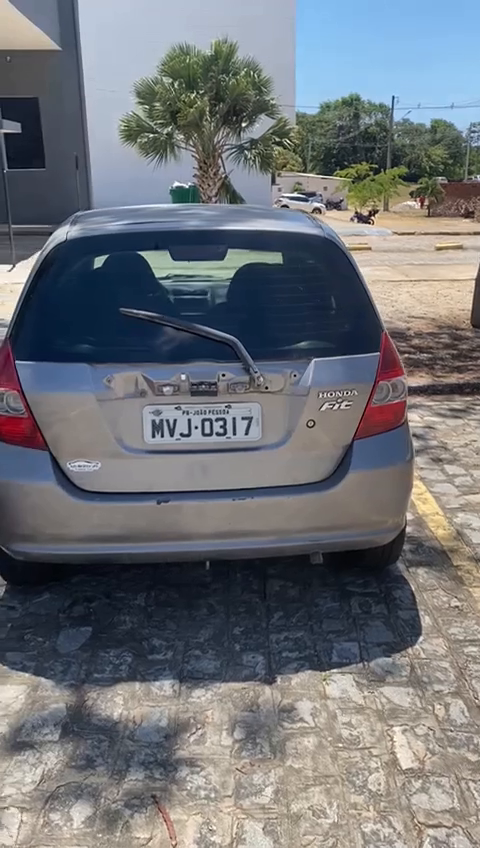
#> input picture frame 5 of organic-data/video_teste_1_compare.mp4, 480 x 848 px, given in place of video_teste_2.mp4, which was not available
$ jupyter execute igo_square_detect.ipynb
#> lines starting #> are read from the running program, lines starting #| are printed output that depends on the picture; after the words box and inside, x2 and y2 are one past the last pixel; in counts of white or black regions, pixels touching at a corner belong together; pictures that were not available may be replaced by others from this repository, and a replacement may not be noted
#> in processar_video, frame is the input picture: shape (848, 480, 3); mean B, G, R 119.8, 114.6, 111.5
[cell 1]
import cv2
import numpy as np
import easyocr

# Função para encontrar o contorno da placa
def encontrar_contorno_placa(img):
    # Converter a imagem para escala de cinza
    gray = cv2.cvtColor(img, cv2.COLOR_BGR2GRAY)
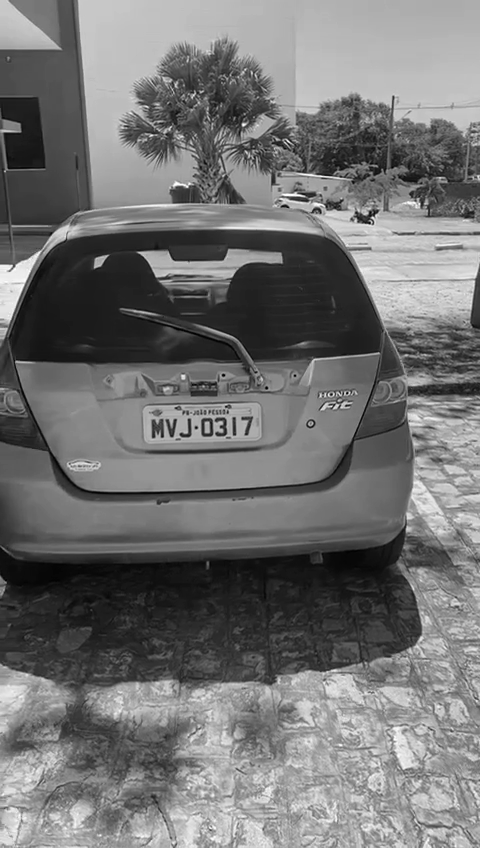
#> gray: shape (848, 480); min 0, max 255, mean 114.3

    # Aplicar um filtro para suavizar a imagem e reduzir ruídos
    blurred = cv2.GaussianBlur(gray, (5, 5), 0)

    # Detectar bordas usando o algoritmo de Canny
    edges = cv2.Canny(blurred, 50, 150)
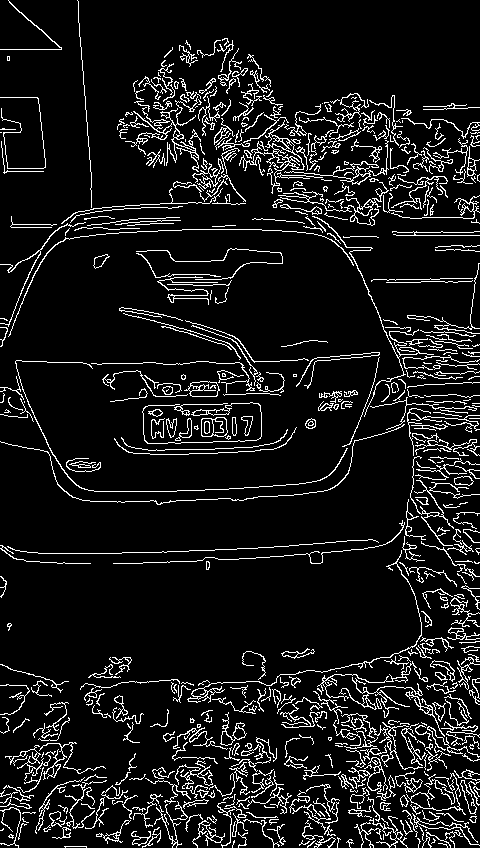
#> edges: shape (848, 480); 9.4% white in thin lines or dots

    # Encontrar contornos na imagem
    contours, _ = cv2.findContours(edges, cv2.RETR_TREE, cv2.CHAIN_APPROX_SIMPLE)
#> contours = 814 contours, 580 with area under 20; largest, box (x1, y1, x2, y2) and area: (239, 120, 323, 194) 696, (201, 417, 228, 437) 448, (184, 381, 220, 397) 396, (190, 381, 219, 397) 318, (125, 96, 199, 172) 289

    # Inicializar variáveis para armazenar o maior retângulo encontrado
    placa_contorno = None
    max_area = 0

    # Iterar sobre todos os contornos encontrados
    for contour in contours:
        # Aproximar o contorno para verificar se é um retângulo
        epsilon = 0.02 * cv2.arcLength(contour, True)
        approx = cv2.approxPolyDP(contour, epsilon, True)

        # Verificar se o contorno tem 4 vértices (é um retângulo)
        if len(approx) == 4:
            # Calcular a área do contorno
            area = cv2.contourArea(approx)

            # Considerar o contorno como a placa se for o maior retângulo encontrado
            if area > max_area:
                max_area = area
                placa_contorno = approx
#> this loop made 814 passes
#> (epsilon, area, max_area, placa_contorno) on passes 116, 351: (6.34, 60, 60, [[84, 777], [48, 793], [36, 833], [51, 792]]), (19.08, 75.5, 75.5, [[401, 550], [413, 646], [188, 701], [414, 646]])
#> (epsilon, area) on passes 566, 654: (3.89, 57), (2.92, 36)
#> after the loop, max_area = 75.5

    # Se um contorno da placa for encontrado
    if placa_contorno is not None:
        # Desenhar o contorno na imagem original para visualização
        cv2.drawContours(img, [placa_contorno], -1, (0, 255, 0), 3)
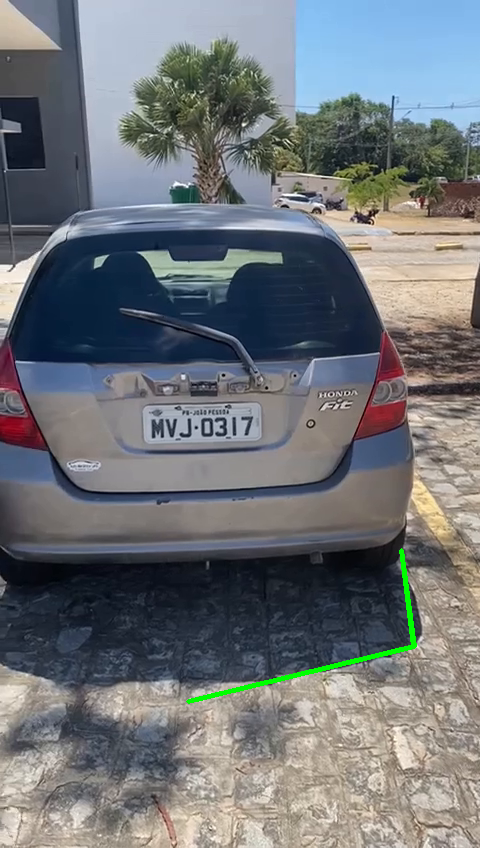
#> img: shape (848, 480, 3); 0.41% of pixels changed, all inside (x1, y1, x2, y2) = (186, 548, 417, 704)

        # Extrair os pontos do contorno
        pts = placa_contorno.reshape(4, 2)
#> pts = [[401, 550], [413, 646], [188, 701], [414, 646]]

        # Ordenar os pontos para obter o retângulo corretamente
        rect = np.zeros((4, 2), dtype="float32")
        s = pts.sum(axis=1)
#> s = [951, 1059, 889, 1060]
        rect[0] = pts[np.argmin(s)]  # Top-left
        rect[2] = pts[np.argmax(s)]  # Bottom-right

        diff = np.diff(pts, axis=1)
#> diff = [149, 233, 513, 232]
        rect[1] = pts[np.argmin(diff)]  # Top-right
        rect[3] = pts[np.argmax(diff)]  # Bottom-left

        # Definir a largura e altura do novo retângulo alinhado
        (tl, tr, br, bl) = rect
        widthA = np.linalg.norm(br - bl)
        widthB = np.linalg.norm(tr - tl)
        maxWidth = max(int(widthA), int(widthB))

        heightA = np.linalg.norm(tr - br)
        heightB = np.linalg.norm(tl - bl)
        maxHeight = max(int(heightA), int(heightB))

        # Definir os pontos do destino para "retificar" a placa
        dst = np.array([
            [0, 0],
            [maxWidth - 1, 0],
            [maxWidth - 1, maxHeight - 1],
            [0, maxHeight - 1]
        ], dtype="float32")

        # Calcular a transformação de perspectiva
        M = cv2.getPerspectiveTransform(rect, dst)

        # Aplicar a transformação de perspectiva para "retificar" a placa
        warped = cv2.warpPerspective(img, M, (maxWidth, maxHeight))
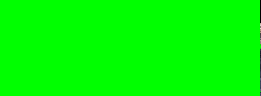
#> warped: shape (96, 261, 3); mean B, G, R 0.2, 254.3, 0.2

        return warped, img  # Retornar a imagem retificada e a imagem com o contorno desenhado
    else:
        return None, img  # Nenhum contorno da placa encontrado

# Função para realizar OCR na imagem da placa
def detectar_caracteres(img):
    # Inicializar o leitor do EasyOCR
    leitor = easyocr.Reader(['pt', 'en'])  # Definimos os idiomas como português e inglês

    # Definir a lista de caracteres permitidos (apenas letras maiúsculas e números)
    allowlist = 'ABCDEFGHIJKLMNOPQRSTUVWXYZ0123456789'

    # Fazer OCR na imagem
    resultado = leitor.readtext(img, allowlist=allowlist)

    # Extrair o texto detectado
    texto_detectado = " ".join([res[1] for res in resultado])
    return texto_detectado

# Função para processar o vídeo frame a frame e salvar o resultado
def processar_video(video_path, output_path):
    # Carregar o vídeo
    cap = cv2.VideoCapture(video_path)

    # Verificar se o vídeo foi carregado com sucesso
    if not cap.isOpened():
        print("Erro ao carregar o vídeo.")
        return

    # Definir o codec e criar o objeto VideoWriter para salvar o vídeo
    fourcc = cv2.VideoWriter_fourcc(*'mp4v')  # Codec para MP4
    fps = int(cap.get(cv2.CAP_PROP_FPS))  # Obter FPS do vídeo original
    width = int(cap.get(cv2.CAP_PROP_FRAME_WIDTH))  # Largura do vídeo
    height = int(cap.get(cv2.CAP_PROP_FRAME_HEIGHT))  # Altura do vídeo
    out = cv2.VideoWriter(output_path, fourcc, fps, (width, height))

    # Loop para processar o vídeo frame a frame
    while cap.isOpened():
        ret, frame = cap.read()

        # Se o frame foi lido corretamente
        if ret:
            # Encontrar o contorno da placa
            placa_alinhada, frame_com_contorno = encontrar_contorno_placa(frame)

            # Se a placa foi encontrada, realizar OCR
            if placa_alinhada is not None:
                # Detectar caracteres na placa
                texto_detectado = detectar_caracteres(placa_alinhada)

                # Exibir o texto detectado no frame
                cv2.putText(frame_com_contorno, f"Placa: {texto_detectado}", (50, 50), cv2.FONT_HERSHEY_SIMPLEX, 1, (0, 255, 0), 2)

                # ** Imprimir o texto detectado **
                print(f"Placa detectada: {texto_detectado}")

            # Gravar o frame no arquivo de saída
            out.write(frame_com_contorno)

        else:
            break

    # Liberar o vídeo e o arquivo de saída
    cap.release()
    out.release()
    cv2.destroyAllWindows()

# Chamar a função com o caminho do vídeo de entrada e de saída
video_path = 'organic-data/video_teste_2.mp4'
output_path = 'resultado_processado.mp4'
processar_video(video_path, output_path)
#> (the call stopped at in detectar_caracteres, `leitor = easyocr.Reader(['pt', 'en'])`: easyocr is not available in this run)

$ run again, starting later in the video
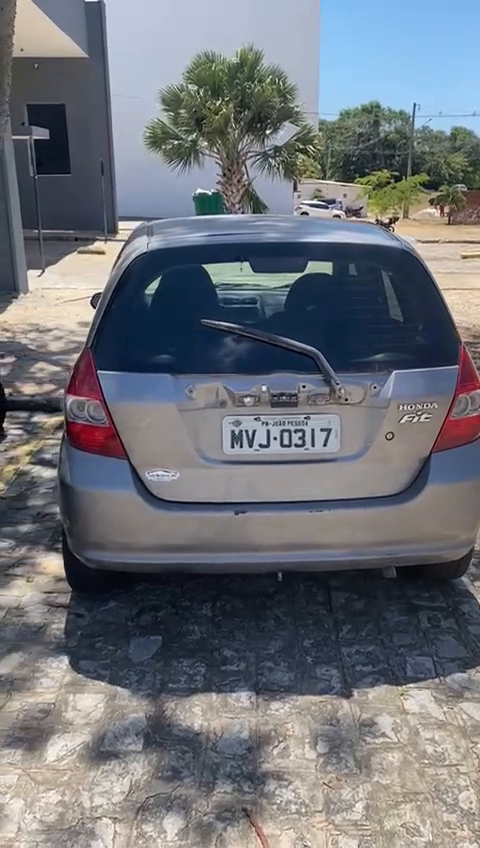
#> input picture frame 26 of organic-data/video_teste_1_compare.mp4, 480 x 848 px, given in place of video_teste_2.mp4, which was not available
#> in processar_video, frame is the input picture: shape (848, 480, 3); mean B, G, R 120.8, 113.9, 110.4
#> in encontrar_contorno_placa, `edges = cv2.Canny(blurred, 50, 150)`:
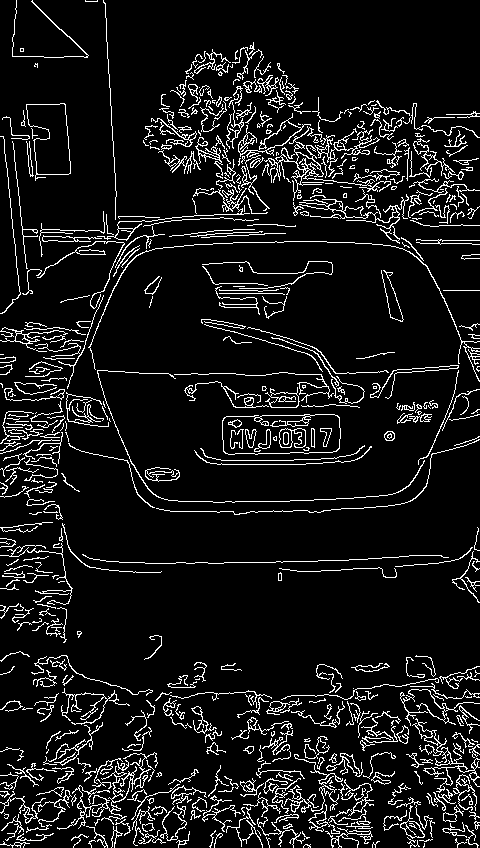
#> edges: shape (848, 480); 9% white in thin lines or dots
#> contours = 777 contours, 585 with area under 20; largest, box (x1, y1, x2, y2) and area: (222, 414, 341, 455) 4370, (222, 414, 341, 455) 4193, (26, 103, 71, 181) 2312, (26, 103, 71, 175) 2302, (264, 126, 391, 201) 572
#> the loop in encontrar_contorno_placa, `for contour in contours:` made 777 passes
#> (epsilon, area, max_area, placa_contorno) on pass 364: (6.33, 3900, 3900, [[339, 417], [226, 416], [223, 451], [336, 451]])
#> after the loop in encontrar_contorno_placa, `for contour in contours:`: max_area = 3900
#> img: shape (848, 480, 3); 0.36% of pixels changed, all inside (x1, y1, x2, y2) = (221, 414, 342, 454)
#> pts = [[339, 417], [226, 416], [223, 451], [336, 451]]
#> s = [756, 642, 674, 787]
#> diff = [78, 190, 228, 115]
#> in encontrar_contorno_placa, `warped = cv2.warpPerspective(img, M, (maxWidth, maxHeight))`:
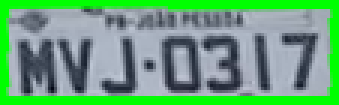
#> warped: shape (35, 113, 3) (shown 3 times larger); mean B, G, R 121, 164.9, 104.2

$ run again, starting later in the video
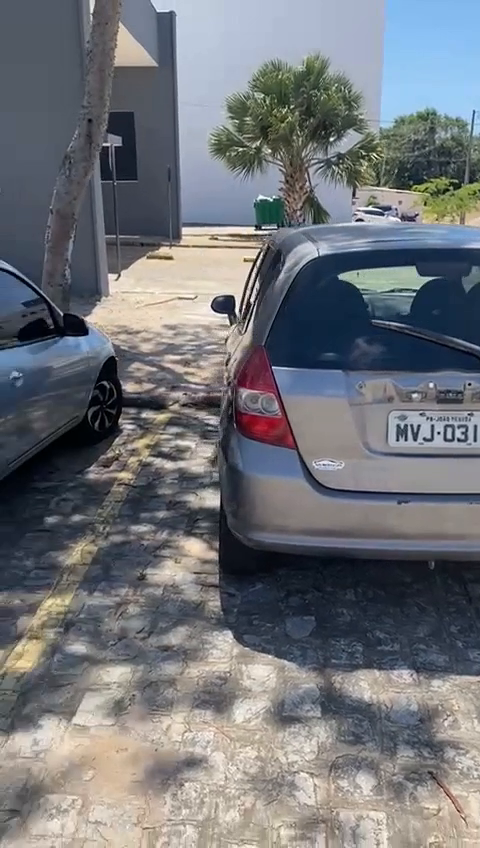
#> input picture frame 46 of organic-data/video_teste_1_compare.mp4, 480 x 848 px, given in place of video_teste_2.mp4, which was not available
#> in processar_video, frame is the input picture: shape (848, 480, 3); mean B, G, R 120.6, 115.6, 113
#> in encontrar_contorno_placa, `edges = cv2.Canny(blurred, 50, 150)`:
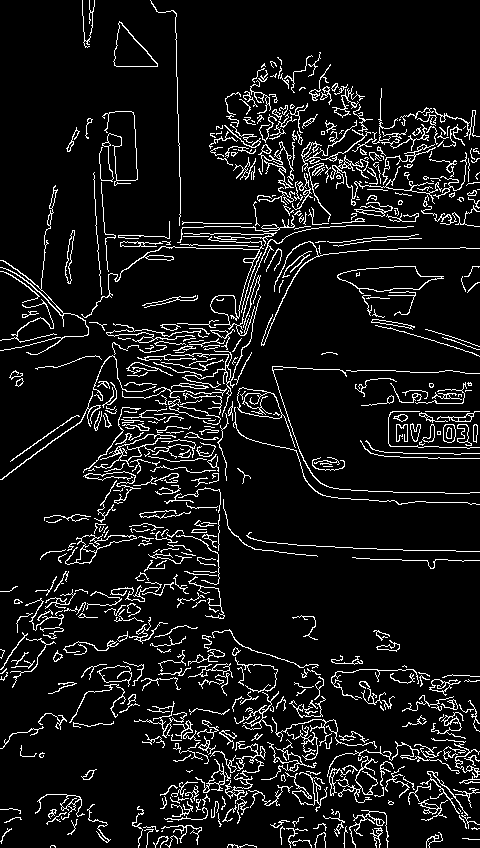
#> edges: shape (848, 480); 8.7% white in thin lines or dots
#> contours = 743 contours, 538 with area under 20; largest, box (x1, y1, x2, y2) and area: (337, 266, 444, 294) 1660, (337, 266, 442, 292) 1626, (113, 21, 158, 67) 1050, (113, 22, 158, 67) 1012, (237, 387, 296, 448) 994
#> the loop in encontrar_contorno_placa, `for contour in contours:` made 743 passes
#> (epsilon, area, max_area, placa_contorno) on passes 344, 483: (5.17, 52.5, 52.5, [[360, 440], [370, 453], [479, 458], [384, 456]]), (1.75, 102.5, 102.5, [[371, 321], [378, 319], [411, 326], [409, 328]])
#> after the loop in encontrar_contorno_placa, `for contour in contours:`: max_area = 102.5
#> img: shape (848, 480, 3); 0.08% of pixels changed, all inside (x1, y1, x2, y2) = (369, 317, 414, 331)
#> pts = [[371, 321], [378, 319], [411, 326], [409, 328]]
#> s = [692, 697, 737, 737]
#> diff = [-50, -59, -85, -81]
#> in encontrar_contorno_placa, `warped = cv2.warpPerspective(img, M, (maxWidth, maxHeight))`:
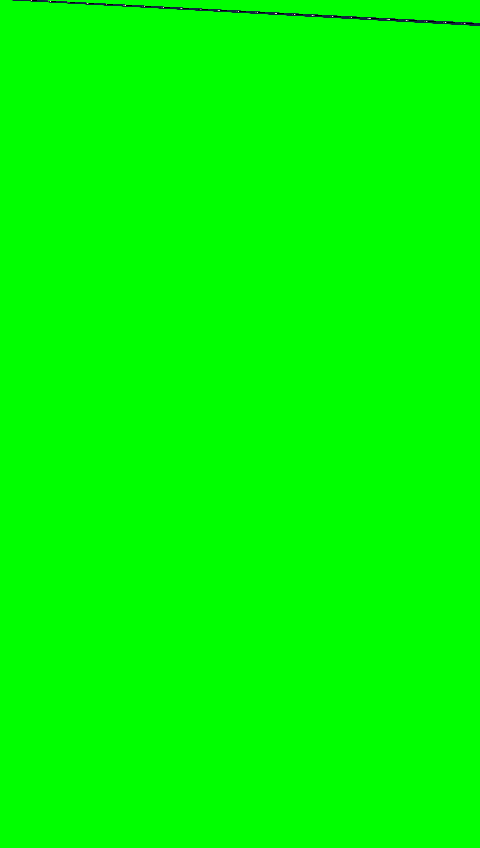
#> warped: shape (848, 480, 3); mean B, G, R 0.2, 254.4, 0.1
